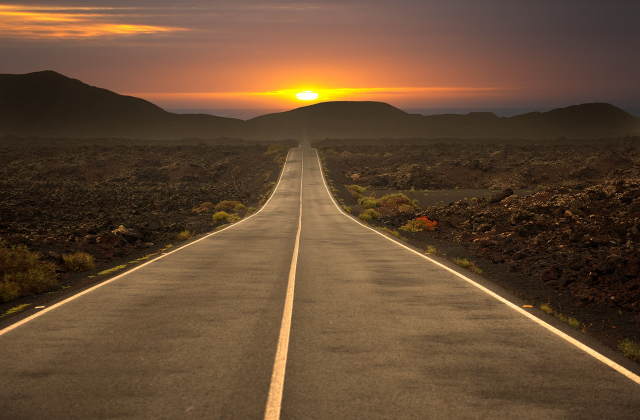
#> input picture road.jpg, 1280 x 840 px (shown at 1/2 size)
$ jupyter execute '12. OpenCV_나도코딩-(이미지 변형-원근).ipynb'
#> lines starting #> are read from the running program, lines starting #| are printed output that depends on the picture; after the words box and inside, x2 and y2 are one past the last pixel; in counts of white or black regions, pixels touching at a corner belong together
# 12. 이미지 변형 (원근)
그림판 이용하면 픽셀 잡기 편리함!
1. matrix = cv2.getPerspectiveTransform(기존 좌표, 변환 좌표)
1. result = cv2.warpPerspective()
(이미지, matrix, (width, height))

### 사다리꼴 이미지 펼치기

[cell 1]
import cv2

img = cv2.imread('road.jpg')
#> img is the input picture: shape (840, 1280, 3); mean B, G, R 51, 74.3, 100.9
print(img.shape)
#| (840, 1280, 3)

cv2.imshow('road', img)
cv2.waitKey(0)
cv2.destroyAllWindows()

[cell 2]
# matplotlib으로 크기 보기
import cv2
import matplotlib.pyplot as plt

img = cv2.imread('road.jpg')
plt_img = cv2.cvtColor(img, cv2.COLOR_BGR2RGB)

plt.imshow(plt_img)
plt.show()

[cell 3]
# 대상 점 찾기
import cv2

img = cv2.imread('road.jpg')

cv2.circle(img, (603, 400), 6, (0,255,0), cv2.FILLED)
#> img: shape (840, 1280, 3); 0.01% of pixels changed, all inside (x1, y1, x2, y2) = (597, 394, 610, 407)
cv2.circle(img, (665, 400), 6, (0,255,0), cv2.FILLED)
#> img: shape (840, 1280, 3); mean B, G, R 51, 74.3, 100.9
cv2.circle(img, (550, 800), 6, (0,255,0), cv2.FILLED)
#> img: shape (840, 1280, 3); mean B, G, R 51, 74.3, 100.8
cv2.circle(img, (1270, 760), 6, (0,255,0), cv2.FILLED)
#> img: shape (840, 1280, 3); mean B, G, R 51, 74.3, 100.8

cv2.imshow('road', img)
cv2.waitKey(0)
cv2.destroyAllWindows()

[cell 4]
# 원근법 적용 1
import cv2
import numpy as np

img = cv2.imread('road.jpg')

# output size 가로: 500, 세로: 800
WIDTH = 500
HEIGHT = 800

pts = np.array([[603, 400], [665, 400], [1270, 760], [550, 800]], dtype=np.float32)
dst = np.array([[0,0], [WIDTH, 0], [WIDTH, HEIGHT], [0, HEIGHT]], dtype=np.float32)

matrix = cv2.getPerspectiveTransform(pts, dst) # 좌표 변환행렬 반환 (공식이랄까)
result = cv2.warpPerspective(img, matrix, (WIDTH, HEIGHT))
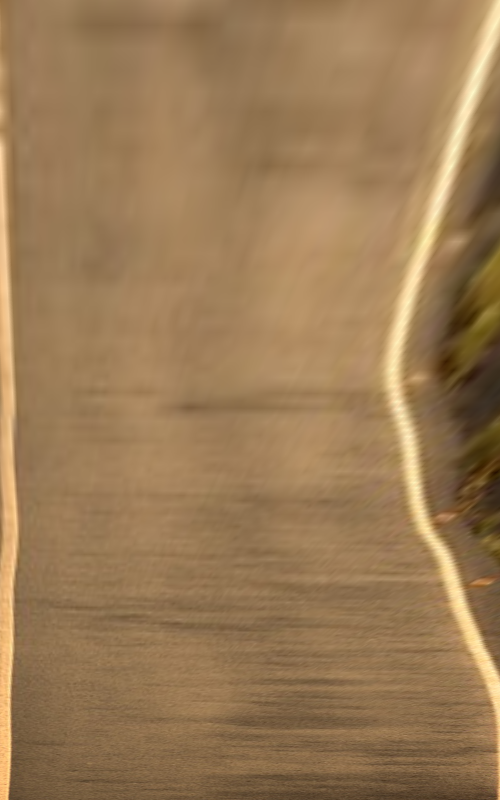
#> result: shape (800, 500, 3); mean B, G, R 85.2, 122.7, 154.3

cv2.imshow('Transformed Perspective', result)
cv2.waitKey(0)
cv2.destroyAllWindows()

### 회전된 이미지 올바로 세우기

[cell 5]
# 원근법 적용 2
import cv2
import numpy as np

img = cv2.imread('poker.jpg')
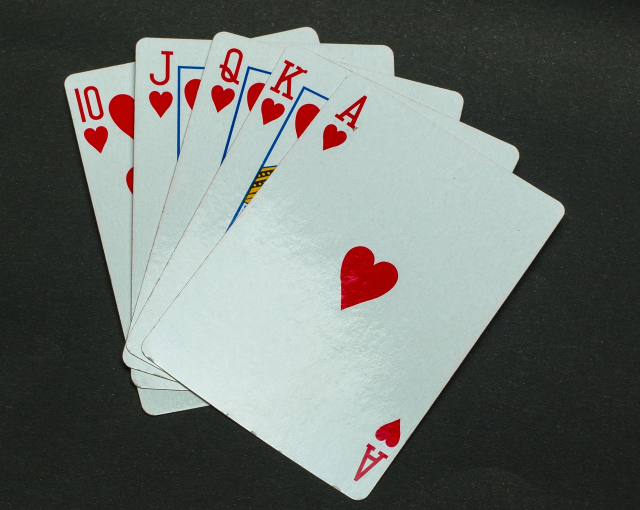
#> input picture poker.jpg, 1280 x 1020 px (shown at 1/2 size)
#> img is the input picture: shape (1020, 1280, 3); mean B, G, R 108.4, 112.6, 107.2

# output size 가로: 500, 세로: 800
WIDTH = 530
HEIGHT = 710

pts = np.array([[702, 143], [1133, 414], [726, 1007], [276, 700]], dtype=np.float32)
dst = np.array([[0,0], [WIDTH, 0], [WIDTH, HEIGHT], [0, HEIGHT]], dtype=np.float32)

matrix = cv2.getPerspectiveTransform(pts, dst) # 좌표 변환행렬 반환 (공식이랄까)
result = cv2.warpPerspective(img, matrix, (WIDTH, HEIGHT))
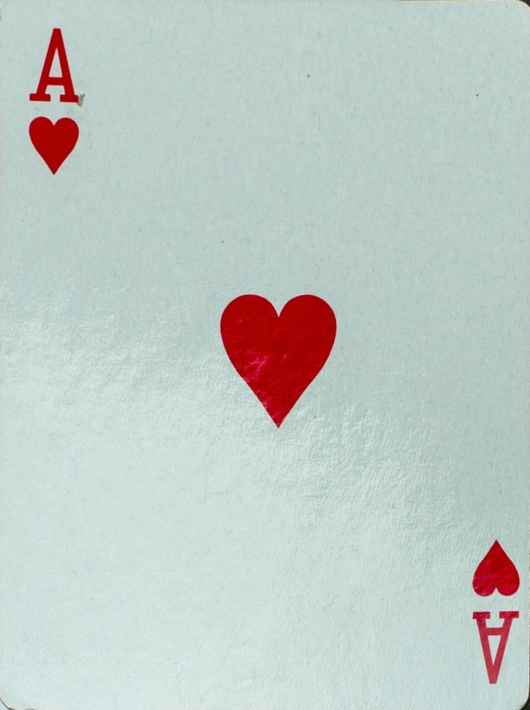
#> result: shape (710, 530, 3); mean B, G, R 198.4, 201.9, 191.6

cv2.imshow('Transformed Perspective', result)
cv2.waitKey(0)
cv2.destroyAllWindows()
